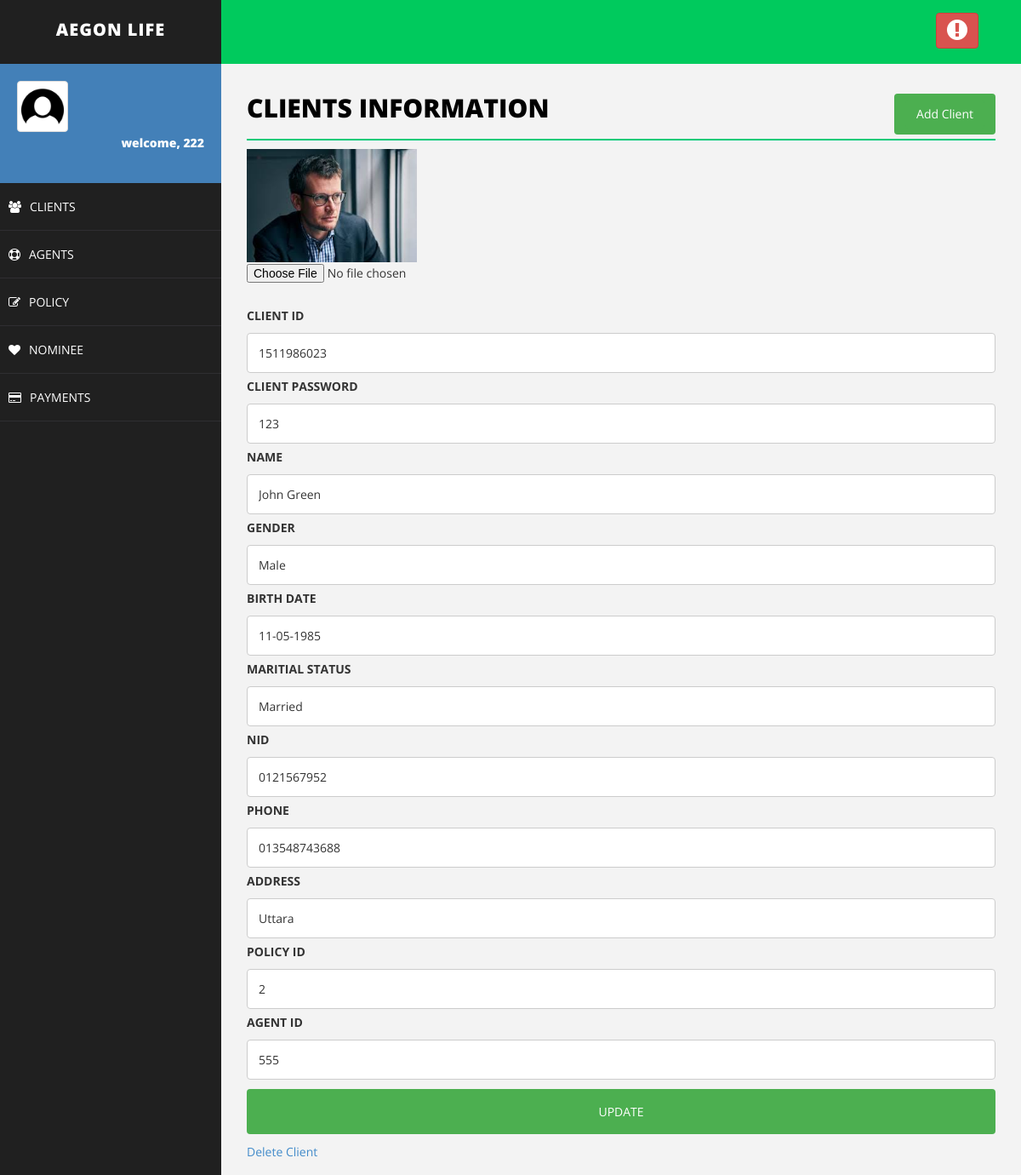
/lims/editClient.php?client_id=1511986023 (signed in), run on the app's committed database.
### tables this page shows
CREATE TABLE `client` (
  `client_id` varchar(200) NOT NULL,
  `client_password` varchar(30) NOT NULL,
  `name` varchar(50) NOT NULL,
  `sex` varchar(20) NOT NULL,
  `birth_date` varchar(20) NOT NULL,
  `marital_status` varchar(20) NOT NULL,
  `nid` varchar(50) NOT NULL,
  `phone` varchar(20) NOT NULL,
  `address` varchar(50) NOT NULL,
  `policy_id` varchar(50) NOT NULL,
  `agent_id` varchar(20) NOT NULL,
  `image` varchar(200) NOT NULL
);

### lims/editClient.php (the view, shortened to what this page needs)
<!DOCTYPE html>
<html>
<head>
    <link href="assets/css/bootstrap.css" rel="stylesheet" />
    <link href="assets/css/font-awesome.css" rel="stylesheet" />
    <link href="assets/css/basic.css" rel="stylesheet" />
    <link href="assets/css/custom.css" rel="stylesheet" />
</head>
<body>
<?php include 'header.php';
?>
        <div id="page-wrapper">
                <div class="row">
                    <div class="col-md-12">
                        <h1 class="page-head-line">Clients Information
						<button class="btn" align="center">
						<a href="addclient.php" class="btn">Add Client</a>
						</button>
						</h1>
                    </div>
                </div>
<?php
	if($_SERVER["REQUEST_METHOD"] == "GET"){
		$client_id = $_GET["client_id"];
	}
	$temp_id="";
	$master_id="ahmed";
	$sql = "SELECT agent_id from client where client_id='$client_id'";
	$result = $conn->query($sql);
	while($row = $result->fetch_assoc()) {
		$temp_id= $row['agent_id'];
	}
	if($_SESSION["username"]==($temp_id || $master_id)){
	$sql = "SELECT * from client where client_id='$client_id'";
	$result = $conn->query($sql);
	  echo "<div>\n";
	while($row = $result->fetch_assoc()) {
		$images = $row["image"];
?>
<img class="profile-user-img img-responsive"  width="200px" height="200px" src="<?php echo "../project/uploads/".$images ?>" alt="User profile picture">
<form action="updateClient.php" method="post" enctype="multipart/form-data">
<input type="file" name="fileToUpload"><br>
<?php
		echo "<label for=\"fname\">CLIENT ID</label>";
	    echo "<input type=\"text\" client_id=\"fname\" name=\"client_id\" placeholder=\"clients id..\" value=\"$row[client_id]\">";
		echo "<label for=\"fname\">CLIENT PASSWORD</label>";
	    echo "<input type=\"text\" client_id=\"fname\" name=\"client_password\" placeholder=\"clients password..\" value=\"$row[client_password]\">";
		echo "<label for=\"fname\">NAME</label>";
	    echo "<input type=\"text\" client_id=\"fname\" name=\"name\" placeholder=\"clients name..\" value=\"$row[name]\">";
		echo "<label for=\"fname\">GENDER</label>";
		echo "<input type=\"text\" client_id=\"fname\" name=\"sex\" placeholder=\"clients gender..\" value=\"$row[sex]\">";
		echo "<label for=\"fname\">BIRTH DATE</label>";
		echo "<input type=\"text\" client_id=\"fname\" name=\"birth_date\" placeholder=\"clients Birth Date..\" value=\"$row[birth_date]\">";
		echo "<label for=\"fname\">MARITIAL STATUS</label>";
		echo "<input type=\"text\" client_id=\"fname\" name=\"marital_status\" placeholder=\"clients Maritial Status..\" value=\"$row[marital_status]\">";
		echo "<label for=\"fname\">NID</label>";
		echo "<input type=\"text\" client_id=\"fname\" name=\"nid\" placeholder=\"clients NID..\" value=\"$row[nid]\">";
		echo "<label for=\"fname\">PHONE</label>";
		echo "<input type=\"text\" client_id=\"fname\" name=\"phone\" placeholder=\"clients Phone..\" value=\"$row[phone]\">";
		echo "<label for=\"fname\">ADDRESS</label>";
		echo "<input type=\"text\" client_id=\"fname\" name=\"address\" placeholder=\"clients Address..\" value=\"$row[address]\">";
		echo "<label for=\"fname\">POLICY ID</label>";
		echo "<input type=\"text\" client_id=\"fname\" name=\"policy_id\" placeholder=\"policy id..\" value=\"$row[policy_id]\">";
		echo "<label for=\"fname\">AGENT ID</label>";
		echo "<input type=\"text\" client_id=\"fname\" name=\"agent_id\" placeholder=\"agent id..\" value=\"$row[agent_id]\">";
		?>
			<input type="submit" value="UPDATE" name="submit">
			</form>
		<?php
	echo "<a href='deleteClient.php?client_id=".$client_id."'>Delete Client</a>";
echo "</div>\n";
    }
	}else{ echo "you are not authorized to edit this client";
	}
?>
        </div>
    </div>
</body>
</html>

### lims/assets/css/basic.css (style rules this page uses)
body { font-family: 'Open Sans', sans-serif; line-height:25px; }
#page-wrapper { padding: 15px 15px; min-height: 600px; background: #F3F3F3; }
.page-head-line { font-size: 30px; text-transform: uppercase; color: #000; font-weight: 800; padding-bottom: 20px; border-bottom: 2px solid #00CA79; margin-bottom: 10px; }
@media (min-width:768px) { #page-wrapper { margin: 0 0 0 260px; padding: 15px 30px; min-height: 1200px; } }

### lims/editClient.php (style rules this page uses)
input[type=text], select { width: 100%; padding: 10px 13px; margin: 3px 0; display: inline-block; border: 1px solid #ccc; border-radius: 4px; box-sizing: border-box; }
input[type=submit] { width: 100%; background-color: #4CAF50; color: white; padding: 14px 20px; margin: 8px 0; border: none; border-radius: 4px; cursor: pointer; }
.btn { background-color: #4CAF50; float: right; color:white; text-decoration:none; }

### data on the page
client: image (picture), client_id "1511986023", client_password "123", name "John Green", sex "Male", birth_date "11-05-1985", marital_status "Married", nid "0121567952", phone "013548743688", address "Uttara", policy_id "2", agent_id "555"

### other printed values
$_SESSION["username"] "222"
